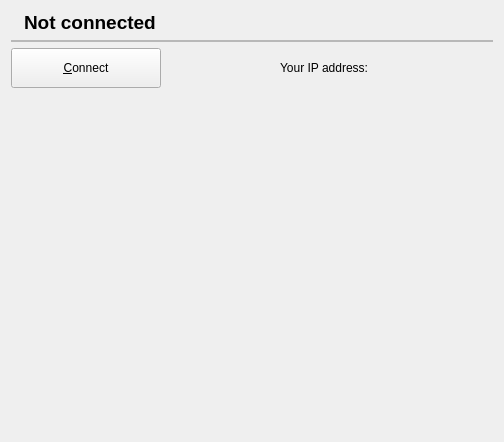
<?xml version="1.0" encoding="UTF-8"?>
<ui version="4.0">
 <class>AccountSettings</class>
 <widget class="QDialog" name="AccountSettings">
  <property name="geometry">
   <rect>
    <x>0</x>
    <y>0</y>
    <width>504</width>
    <height>442</height>
   </rect>
  </property>
  <property name="windowTitle">
   <string>AccountSettings</string>
  </property>
  <layout class="QVBoxLayout" name="verticalLayout_3">
   <item>
    <layout class="QHBoxLayout" name="horizontalLayout_2">
     <item>
      <widget class="QLabel" name="StatusPix">
       <property name="text">
        <string/>
       </property>
       <property name="pixmap">
        <pixmap resource="nvagent.qrc">:/rc/delete_16.png</pixmap>
       </property>
      </widget>
     </item>
     <item>
      <widget class="QLabel" name="connectionInfoLabel">
       <property name="text">
        <string>&lt;html&gt;&lt;head/&gt;&lt;body&gt;&lt;p&gt;&lt;span style=&quot; font-size:14pt; font-weight:600;&quot;&gt;Not connected&lt;/span&gt;&lt;/p&gt;&lt;/body&gt;&lt;/html&gt;</string>
       </property>
      </widget>
     </item>
     <item>
      <widget class="QLabel" name="LoadLabel">
       <property name="text">
        <string/>
       </property>
      </widget>
     </item>
     <item>
      <spacer name="horizontalSpacer">
       <property name="orientation">
        <enum>Qt::Horizontal</enum>
       </property>
       <property name="sizeHint" stdset="0">
        <size>
         <width>40</width>
         <height>20</height>
        </size>
       </property>
      </spacer>
     </item>
     <item>
      <widget class="QLabel" name="label_2">
       <property name="text">
        <string/>
       </property>
       <property name="pixmap">
        <pixmap resource="nvagent.qrc">:/rc/share.png</pixmap>
       </property>
      </widget>
     </item>
    </layout>
   </item>
   <item>
    <widget class="QFrame" name="frame_2">
     <property name="sizePolicy">
      <sizepolicy hsizetype="Preferred" vsizetype="Preferred">
       <horstretch>100</horstretch>
       <verstretch>0</verstretch>
      </sizepolicy>
     </property>
     <property name="minimumSize">
      <size>
       <width>0</width>
       <height>2</height>
      </size>
     </property>
     <property name="maximumSize">
      <size>
       <width>16777215</width>
       <height>2</height>
      </size>
     </property>
     <property name="baseSize">
      <size>
       <width>0</width>
       <height>0</height>
      </size>
     </property>
     <property name="frameShape">
      <enum>QFrame::StyledPanel</enum>
     </property>
     <property name="frameShadow">
      <enum>QFrame::Raised</enum>
     </property>
    </widget>
   </item>
   <item>
    <layout class="QHBoxLayout" name="horizontalLayout">
     <item>
      <widget class="QPushButton" name="connectButton">
       <property name="sizePolicy">
        <sizepolicy hsizetype="Fixed" vsizetype="Fixed">
         <horstretch>0</horstretch>
         <verstretch>0</verstretch>
        </sizepolicy>
       </property>
       <property name="minimumSize">
        <size>
         <width>150</width>
         <height>40</height>
        </size>
       </property>
       <property name="maximumSize">
        <size>
         <width>150</width>
         <height>40</height>
        </size>
       </property>
       <property name="text">
        <string>&amp;Connect</string>
       </property>
       <property name="autoDefault">
        <bool>false</bool>
       </property>
       <property name="default">
        <bool>false</bool>
       </property>
      </widget>
     </item>
     <item>
      <spacer name="horizontalSpacer_3">
       <property name="orientation">
        <enum>Qt::Horizontal</enum>
       </property>
       <property name="sizeType">
        <enum>QSizePolicy::Expanding</enum>
       </property>
       <property name="sizeHint" stdset="0">
        <size>
         <width>20</width>
         <height>20</height>
        </size>
       </property>
      </spacer>
     </item>
     <item>
      <widget class="QLabel" name="YourIPLabel">
       <property name="text">
        <string>Your IP address:</string>
       </property>
      </widget>
     </item>
     <item>
      <widget class="QLabel" name="IPLabel">
       <property name="cursor">
        <cursorShape>IBeamCursor</cursorShape>
       </property>
       <property name="text">
        <string/>
       </property>
      </widget>
     </item>
     <item>
      <spacer name="horizontalSpacer_2">
       <property name="orientation">
        <enum>Qt::Horizontal</enum>
       </property>
       <property name="sizeHint" stdset="0">
        <size>
         <width>40</width>
         <height>20</height>
        </size>
       </property>
      </spacer>
     </item>
    </layout>
   </item>
   <item>
    <spacer name="verticalSpacer_2">
     <property name="orientation">
      <enum>Qt::Vertical</enum>
     </property>
     <property name="sizeHint" stdset="0">
      <size>
       <width>20</width>
       <height>330</height>
      </size>
     </property>
    </spacer>
   </item>
  </layout>
 </widget>
 <resources>
  <include location="nvagent.qrc"/>
 </resources>
 <connections/>
</ui>
